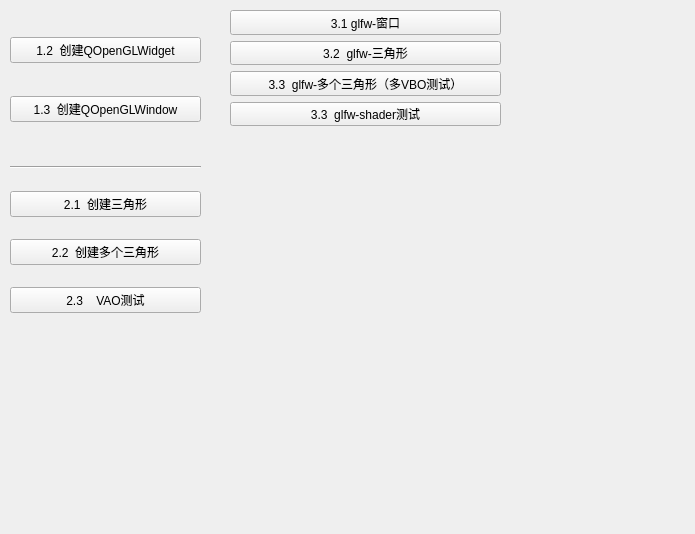
<?xml version="1.0" encoding="UTF-8"?>
<ui version="4.0">
 <class>MainWindow</class>
 <widget class="QMainWindow" name="MainWindow">
  <property name="geometry">
   <rect>
    <x>0</x>
    <y>0</y>
    <width>695</width>
    <height>534</height>
   </rect>
  </property>
  <property name="windowTitle">
   <string>MainWindow</string>
  </property>
  <widget class="QWidget" name="centralwidget">
   <widget class="QWidget" name="layoutWidget">
    <property name="geometry">
     <rect>
      <x>10</x>
      <y>10</y>
      <width>191</width>
      <height>141</height>
     </rect>
    </property>
    <layout class="QVBoxLayout" name="verticalLayout">
     <item>
      <widget class="QPushButton" name="btn_create_qglwidget">
       <property name="text">
        <string>1.2  创建QOpenGLWidget</string>
       </property>
      </widget>
     </item>
     <item>
      <widget class="QPushButton" name="btn_create_qglwindow">
       <property name="text">
        <string>1.3  创建QOpenGLWindow</string>
       </property>
      </widget>
     </item>
    </layout>
   </widget>
   <widget class="QWidget" name="layoutWidget">
    <property name="geometry">
     <rect>
      <x>10</x>
      <y>150</y>
      <width>191</width>
      <height>181</height>
     </rect>
    </property>
    <layout class="QVBoxLayout" name="verticalLayout_2">
     <item>
      <widget class="Line" name="line">
       <property name="orientation">
        <enum>Qt::Horizontal</enum>
       </property>
      </widget>
     </item>
     <item>
      <widget class="QPushButton" name="btn_create_triangle">
       <property name="text">
        <string>2.1  创建三角形</string>
       </property>
      </widget>
     </item>
     <item>
      <widget class="QPushButton" name="btn_create_triangle_2">
       <property name="text">
        <string>2.2  创建多个三角形</string>
       </property>
      </widget>
     </item>
     <item>
      <widget class="QPushButton" name="btn_vao_test">
       <property name="text">
        <string>2.3    VAO测试</string>
       </property>
      </widget>
     </item>
    </layout>
   </widget>
   <widget class="QWidget" name="layoutWidget">
    <property name="geometry">
     <rect>
      <x>230</x>
      <y>10</y>
      <width>271</width>
      <height>116</height>
     </rect>
    </property>
    <layout class="QVBoxLayout" name="verticalLayout_3">
     <item>
      <widget class="QPushButton" name="btn_create_glfw_1">
       <property name="text">
        <string>3.1 glfw-窗口</string>
       </property>
      </widget>
     </item>
     <item>
      <widget class="QPushButton" name="btn_create_glfw_2">
       <property name="text">
        <string>3.2  glfw-三角形</string>
       </property>
      </widget>
     </item>
     <item>
      <widget class="QPushButton" name="btn_create_glfw_3">
       <property name="text">
        <string>3.3  glfw-多个三角形（多VBO测试）</string>
       </property>
      </widget>
     </item>
     <item>
      <widget class="QPushButton" name="btn_create_glfw_4">
       <property name="text">
        <string>3.3  glfw-shader测试</string>
       </property>
      </widget>
     </item>
    </layout>
   </widget>
  </widget>
 </widget>
 <resources/>
 <connections/>
</ui>
